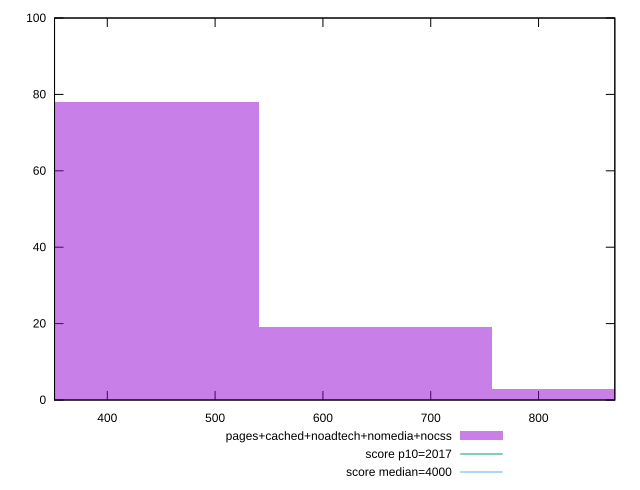

Reproduce this figure in gnuplot.
reset

$pagesCachedNoadtechNomediaNocss <<EOF
648.6609427487422 19
864.8812569983229 3
432.44062849916145 78
EOF

set key outside below
set boxwidth 216.22031424958072
set xrange [351.076:870.7360000000002]
set yrange [0:100]
set trange [0:100]
set style fill transparent solid 0.5 noborder

set parametric
set terminal svg size 640, 490 enhanced background rgb 'white'
set output "report_00017_2021-02-10T15-08-03.406Z/mainthread-work-breakdown/comparison/histogram/4_vs_5.svg"

plot $pagesCachedNoadtechNomediaNocss title "pages+cached+noadtech+nomedia+nocss" with boxes, \
     2017,t title "score p10=2017", \
     4000,t title "score median=4000"

reset
